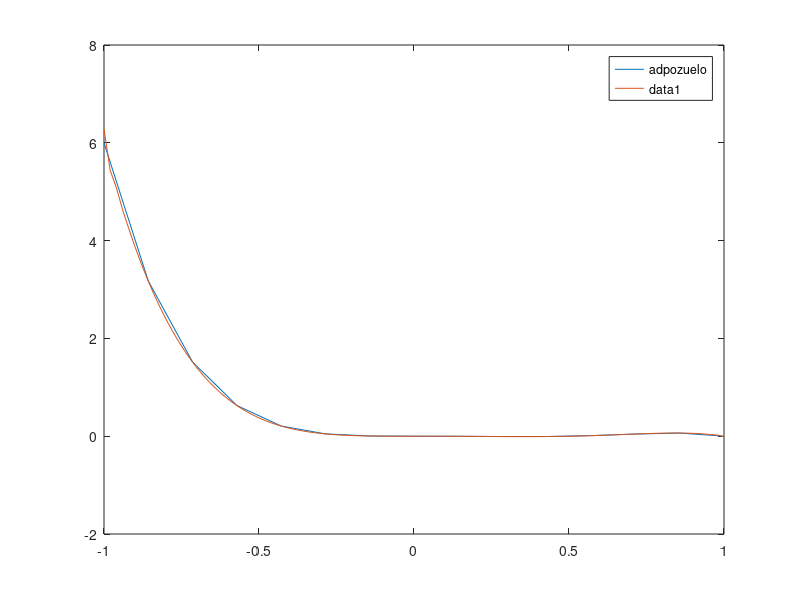

This figure's MATLAB source:
function L2Projector1D()
n = 100; % number of subintervals
h = 2/n; % mesh size
x = -1:h:1; %mesh
M = MassAssembler1D(x); % assemble mass
b = LoadAssembler1D(x, @adpozuelo); % assemble load
Pf = M\b; % solve linear system
fplot(@adpozuelo,[-1,1]); 
hold on;
plot(x,Pf) % plot L^2 projection
l2_error_quadratic(n,x,Pf,@adpozuelo)
end

function M = MassAssembler1D(x)
n = length(x)-1; % number of subintervals
M = zeros(n+1, n+1); % allocate mass matrix
for i = 1:n % loop over subintervals
    h = x(i+1) - x(i); % interval length
    M(i,i) = M(i,i) + h/3; % add h/3 to M(i,i)
    M(i,i+1) = M(i,i+1) + h/6; 
    M(i+1,i) = M(i+1,i) + h/6;
    M(i+1,i+1) = M(i+1,i+1) + h/3;
end
end

function b = LoadAssembler1D(x,f)
n = length(x)-1;
b = zeros(n+1,1);
for i = 1:n
    h = x(i+1) - x(i);
    b(i) = b(i) + f(x(i)) * h/2;
    b(i+1) = b(i+1) + f(x(i+1)) * h/2;
end
end

function f = adpozuelo(x)
f = x^3*(x-1)*(1-2*x);
end

function e2 = l2_error_quadratic(n,x,u,exact)
e2 = 0.0;
quad_num = 3;
abscissa(1) = -0.774596669241483377035853079956;
abscissa(2) = 0.000000000000000000000000000000;
abscissa(3) = 0.774596669241483377035853079956;
weight(1) = 0.555555555555555555555555555556;
weight(2) = 0.888888888888888888888888888889;
weight(3) = 0.555555555555555555555555555556;
e_num = ( n - 1 ) / 2;
for e = 1 : e_num
    l = 2 * e - 1;
    m = 2 * e;
    r = 2 * e + 1;
    xl = x(l);
    xm = x(m);
    xr = x(r);
    for q = 1 : quad_num
      xq = ( ( 1.0 - abscissa(q) ) * xl + ( 1.0 + abscissa(q) ) * xr ) / 2.0;
      wq = weight(q) * ( xr - xl ) / 2.0;
      vl = ( ( xq - xm ) / ( xl - xm ) ) * ( ( xq - xr ) / ( xl - xr ) );
      vm = ( ( xq - xl ) / ( xm - xl ) ) * ( ( xq - xr ) / ( xm - xr ) );
      vr = ( ( xq - xl ) / ( xr - xl ) ) * ( ( xq - xm ) / ( xr - xm ) );
      uq = u(l) * vl + u(m) * vm + u(r) * vr;
      eq = exact ( xq );
      e2 = e2 + wq * ( uq - eq )^2;
    end
 end
  e2 = sqrt ( e2 );
  return
end

